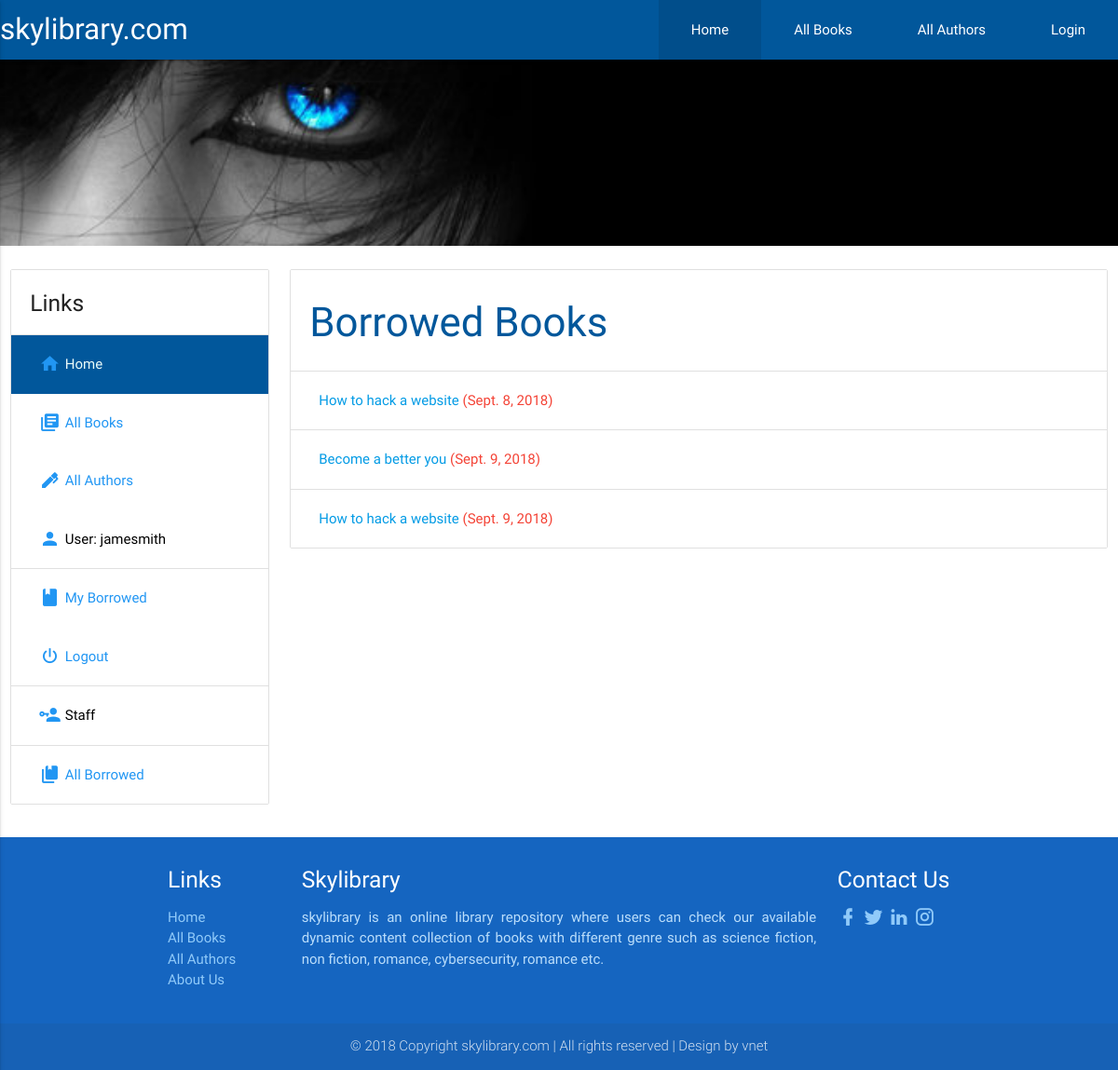
The page /catalog/myborrowed/ (signed in) on the database its author committed.
### catalog/models.py (models this page shows, shortened)
class BookInstance(models.Model):
    id = models.UUIDField(primary_key=True, default=uuid.uuid4, help_text="Unique ID for this particular book across whole library")
    book = models.ForeignKey('Book', on_delete=models.SET_NULL, null=True)
    imprint = models.CharField(max_length=100, help_text="addition book details")
    due_back = models.DateField(null=True, blank=True) # date at which the book is expected to come available after being borrowed or in maintenance
    borrower = models.ForeignKey(User, on_delete=models.SET_NULL, null=True, blank=True)
    @property
    def is_overdue(self):
        if self.due_back and date.today() > self.due_back:
            return True
        return False
    LOAN_STATUS = (
        ('m', 'Maintenance'),
        ('o', 'On loan'),
        ('a', 'Available'),
        ('r', 'Reserved'),
    )
    status = models.CharField(max_length=1, choices=LOAN_STATUS, blank=False, default='m', help_text='Book availability status')
    class Meta:
        ordering = ["due_back"]
        permissions = (("can_mark_returned", "Set book as returned"),)

class Book(models.Model):
    title = models.CharField(max_length=100, help_text="The title of book")
    author = models.ForeignKey('Author', on_delete=models.SET_NULL, null=True)
    language = models.ForeignKey('Language', on_delete=models.SET_NULL, null=True)
    summary = models.TextField(max_length=3000, help_text='Enter a brief description of the book with the maximum length of 3000 characters')
    isbn = models.CharField('ISBN', max_length=13, help_text='13 Character <a href="https://www.isbn-international.org/content/what-isbn">ISBN number</a>')
    number_of_pages = models.IntegerField('PAGE NUMBER', help_text='The number of pages of book', blank=False)
    genre = models.ManyToManyField(Genre, help_text='Select a genre for this book', blank=True)
    BOOK_INNER_COLOR = (
        ('w', 'White'),
        ('m', 'Milk'),
        ('b', 'Black')
    )
    status = models.CharField('INNER COLOUR', max_length=1, choices=BOOK_INNER_COLOR, default='w', help_text='The inner color of the book which may either by white or milk color', blank=False)
    def display_genre(self):
        """
        Creates a string for the Genre. This is required to display genre in Admin
        """
        return ', '.join([genre.name for genre in self.genre.all()])
    display_genre.short_description = 'Genre'

### catalog/views.py (the view)
# urls.py: path('myborrowed/', views.LoanedBooksByUserListView.as_view(), name='my-borrowed'),
class LoanedBooksByUserListView(LoginRequiredMixin,generic.ListView):
    model = BookInstance
    template_name ='catalog/bookinstance_list_borrowed_user.html'
    paginate_by = 10
    def get_queryset(self):
        return BookInstance.objects.filter(borrower=self.request.user).filter(status__exact='o').order_by('due_back')

### catalog/templates/catalog/bookinstance_list_borrowed_user.html
{% extends "base_generic.html" %}
{% block content %}
    {% if bookinstance_list %}
		<ul class="collection with-header">
			<li class="collection-header"><h3>Borrowed Books</h3></li>
			{% for bookinst in bookinstance_list %}
				<li class="{% if bookinst.is_overdue %} red-text {% endif %} collection-item">
				<a href="{% url 'book-detail' bookinst.book.pk %}">{{bookinst.book.title}}</a> ({{ bookinst.due_back }})
				</li>
			{% endfor %}
		</ul>
    {% else %}
    	<p>There are no books borrowed.</p>
	{% endif %}
{% endblock %}

### catalog/templates/base_generic.html (shortened to what this page needs)
<html lang="en">
<head>
  {% load static %}
  <link href="{% static 'materialize/css/material-icons.css' %}" rel="stylesheet">
  <link href="{% static 'materialize/icon/css/materialdesignicons.min.css' %}" rel="stylesheet">
  <link type="text/css" rel="stylesheet" href="{% static 'materialize/css/materialize.min.css' %}"  media="screen,projection"/>
  <link rel="stylesheet" href="{% static 'css/cstyles.css' %}">
</head>
<body>
    <nav>
        <div class="nav-wrapper light-blue darken-4">
            <a href="#!" class="brand-logo">skylibrary.com</a>
            <ul class="right hide-on-med-and-down">
                <li class="active"><a href="{% url 'index' %}">Home</a></li>
                <li><a href="{% url 'books' %}">All Books</a></li>
                <li><a href="{% url 'authors' %}">All Authors</a></li>
                <li><a href="{% url 'login' %}">Login</a></li>
            </ul>
        </div>
    </nav>
    <div class="row">
        {% block slide_image %}
        <div class="parallax-container">
            <div class="parallax"><img src="{% static 'images/love.jpg' %}"></div>
        </div>
        {% endblock %}
    </div>
    <div class="row">
        <div class="hide-on-small-only">
            <div class="col s12 m4 l3">
                {% block sidebar %}
                <ul class="collection with-header">
                    <li class="collection-header"><h5>Links</h5></li>
                    <li><a href="{% url 'index' %}" class="collection-item active light-blue darken-4"><i class="mdi mdi-home blue-text"></i>Home</a></li>
                    <li><a href="{% url 'books' %}" class="collection-item blue-text"><i class="mdi mdi-library-books blue-text"></i>All Books</a></li>
                    <li><a href="{% url 'authors' %}" class="collection-item blue-text"><i class="mdi mdi-pen blue-text"></i>All Authors</a></li>
                    {% if user.is_authenticated %}
                        <li class="collection-item black-text"><i class="mdi mdi-account blue-text"></i>User: {{ user.get_username }}</li>
                        <li><a href="{% url 'my-borrowed' %}" class="collection-item blue-text"><i class="mdi mdi-book blue-text"></i>My Borrowed</a></li>
                        <li><a href="{% url 'logout' %}?next={{request.path}}" class="collection-item blue-text"><i class="mdi mdi-power blue-text"></i>Logout</a></li>
                        {% if user.is_staff %}
                            <li class="collection-item black-text"><i class="mdi mdi-account-key blue-text"></i>Staff</li>
                            {% if perms.catalog.can_mark_returned %}
                                <li><a href="{% url 'all-borrowed' %}" class="collection-item blue-text"><i class="mdi mdi-book-multiple blue-text"></i>All Borrowed</a></li>
                            {% endif %}
                        {% endif %}
                    {% else %}
                        <li><a href="{% url 'login' %}?next={{request.path}}" class="collection-item blue-text"><i class="mdi mdi-send blue-text"></i>Login</a></li>
                    {% endif %}
                </ul>
                {% endblock %}
            </div>
        </div>
        <div class="col s12 m8 l9">
            {% block content %}{% endblock %}
        </div>
    </div>
    <footer class="page-footer blue darken-3">
        <div class="container">
          <div class="row">
                <div class="col m2 S12">
                <h5 class="white-text">Links</h5>
                    <ul>
                        <li><a class="blue-text text-lighten-3" href="{% url 'index' %}">Home</a></li>
                        <li><a class="blue-text text-lighten-3" href="{% url 'books' %}">All Books</a></li>
                        <li><a class="blue-text text-lighten-3" href="{% url 'authors' %}">All Authors</a></li>
                        <li><a class="blue-text text-lighten-3" href="#">About Us</a></li>
                    </ul>
                </div>
              <div class="col m8 s12">
                <h5 class="white-text">Skylibrary</h5>
                <p class="blue-text text-lighten-4">skylibrary is an online library repository where users can check our available dynamic content collection of books with different genre such as science fiction, non fiction, romance, cybersecurity, romance etc.<p>
              </div>
              <div class="col m2 s12">
                  <h5 class="white-text">Contact Us</h5>
                  <ul>
                      <li><a class="blue-text text-lighten-3" href="#!"><i class="mdi mdi-facebook"></i></a></li>
                      <li><a class="blue-text text-lighten-3" href="#!"><i class="mdi mdi-twitter"></i></a></li>
                      <li><a class="blue-text text-lighten-3" href="#!"><i class="mdi mdi-linkedin"></i></a></li>
                      <li><a class="blue-text text-lighten-3" href="#!"><i class="mdi mdi-instagram"></i></a></li>
                  </ul>
              </div>
            </div>
          </div>
          <div class="footer-copyright">
            <div class="container center">
                © 2018 Copyright skylibrary.com | All rights reserved | Design by vnet
            </div>
        </div>
      </footer>
</body>
</html>

### catalog/static/css/cstyles.css (style rules this page uses)
h3 { color:#01579b; }
nav ul a { padding:0 35px; }
.parallax-container { height: 200px; }
.collection { margin-top:5px; }
.collection a.collection-item { transition: .89s !important; }
.collection .collection-item { padding: 20px 20px; }
.blue-text.text-lighten-4 { text-align: justify; }
.mdi { font-size:1.5rem; float:left; padding-right:5px; }

### rows shown on the page
BookInstance: book "How to hack a website", due_back "Sept. 8, 2018"
BookInstance: book "Become a better you", due_back "Sept. 9, 2018"
BookInstance: book "How to hack a website", due_back "Sept. 9, 2018"

### other values the page prints
{{ user.get_username }} "jamesmith"
